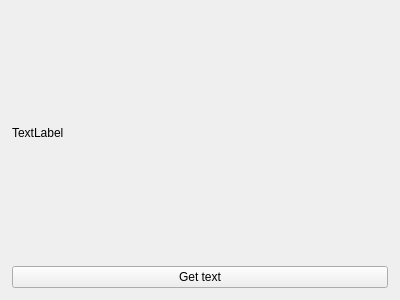
<?xml version="1.0" encoding="UTF-8"?>
<ui version="4.0">
 <class>Wnd</class>
 <widget class="QWidget" name="Wnd">
  <property name="geometry">
   <rect>
    <x>0</x>
    <y>0</y>
    <width>400</width>
    <height>300</height>
   </rect>
  </property>
  <property name="minimumSize">
   <size>
    <width>300</width>
    <height>200</height>
   </size>
  </property>
  <property name="windowTitle">
   <string>Text display</string>
  </property>
  <layout class="QVBoxLayout" name="verticalLayout">
   <property name="spacing">
    <number>12</number>
   </property>
   <property name="leftMargin">
    <number>12</number>
   </property>
   <property name="topMargin">
    <number>12</number>
   </property>
   <property name="rightMargin">
    <number>12</number>
   </property>
   <property name="bottomMargin">
    <number>12</number>
   </property>
   <item>
    <widget class="QLabel" name="label">
     <property name="text">
      <string>TextLabel</string>
     </property>
    </widget>
   </item>
   <item>
    <widget class="QPushButton" name="btnGetText">
     <property name="maximumSize">
      <size>
       <width>16777215</width>
       <height>16777215</height>
      </size>
     </property>
     <property name="text">
      <string>Get text</string>
     </property>
    </widget>
   </item>
  </layout>
 </widget>
 <layoutdefault spacing="6" margin="11"/>
 <resources/>
 <connections/>
</ui>
